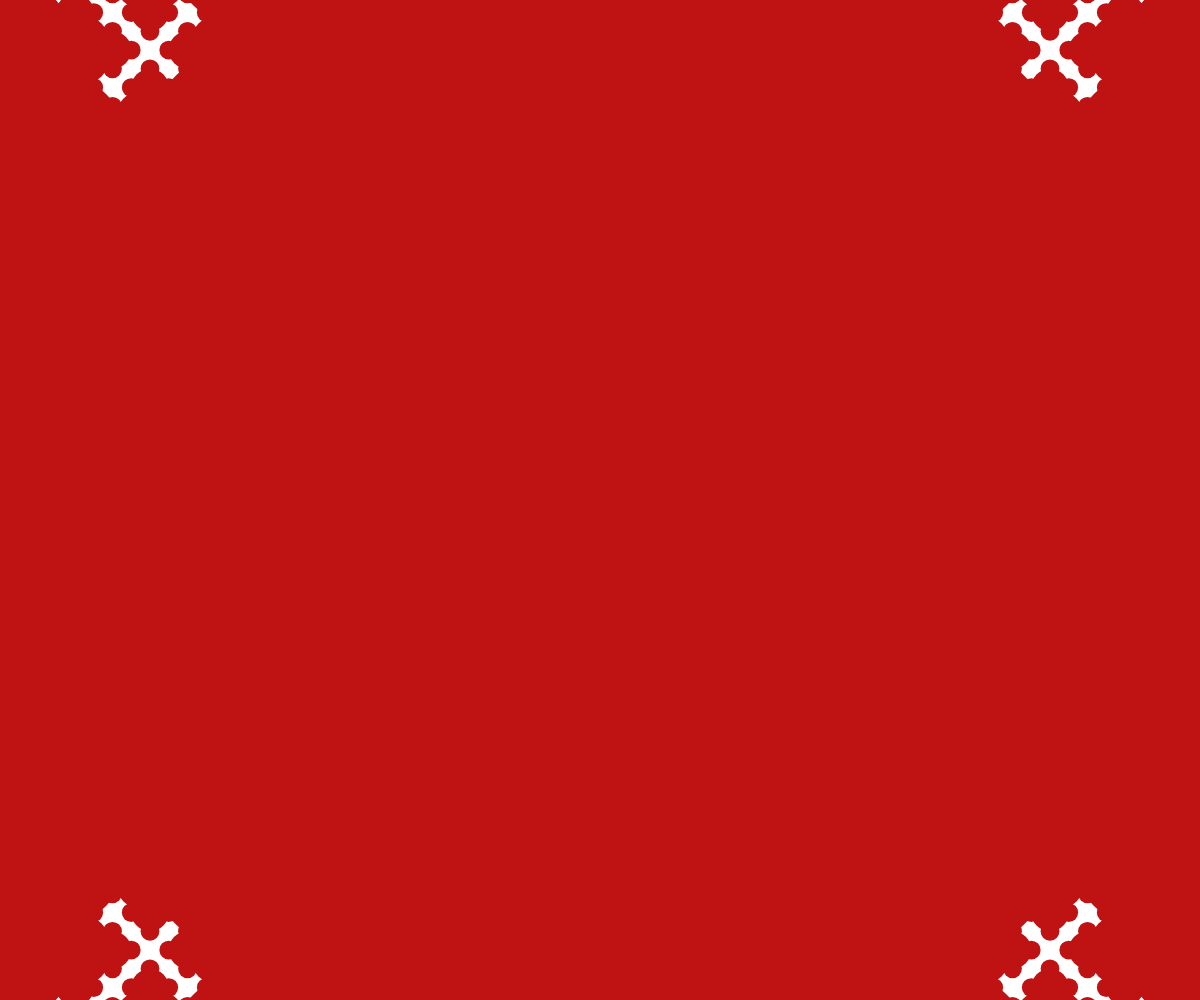
Frame 1 (no input)
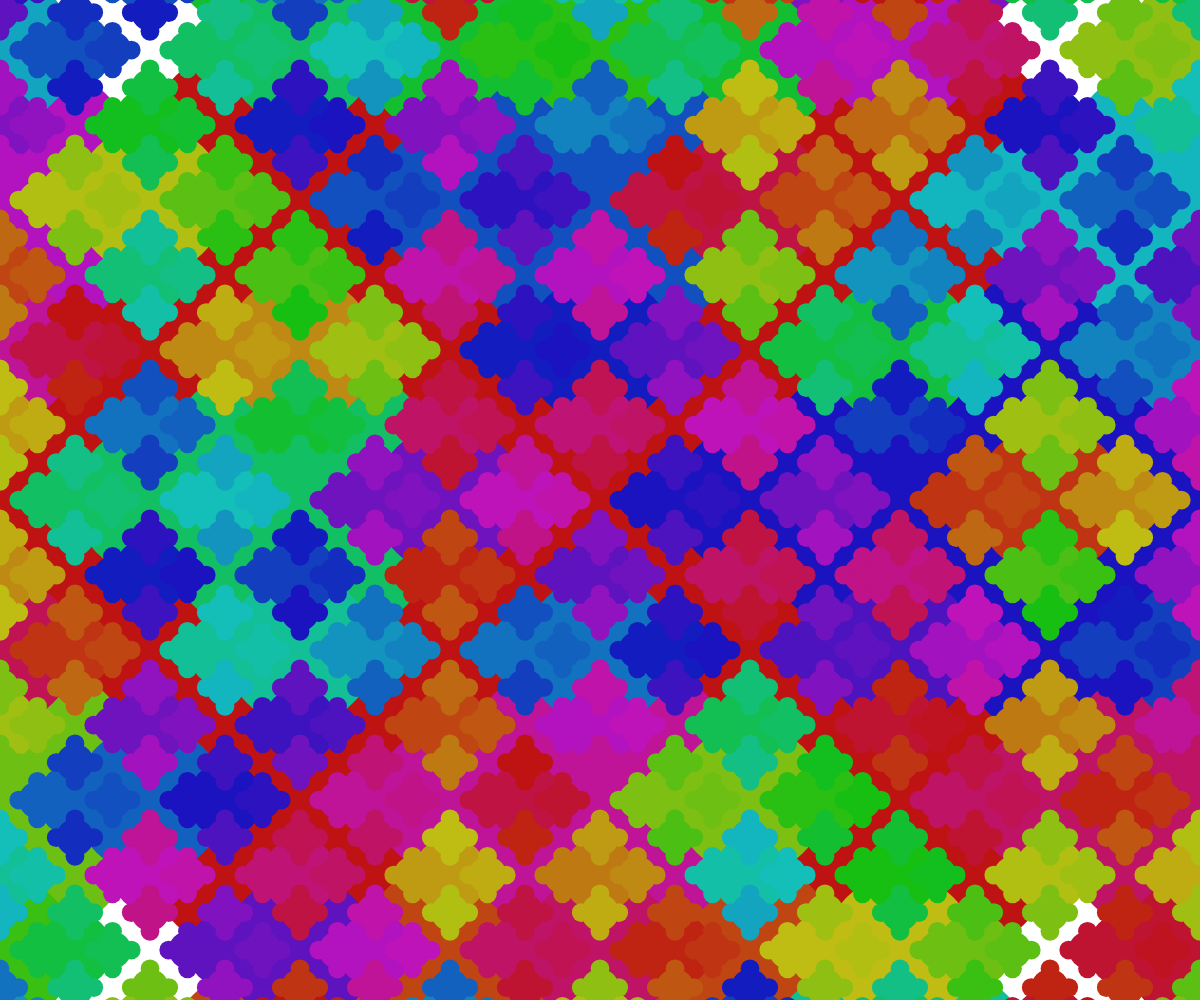
Frame 60 (no input)
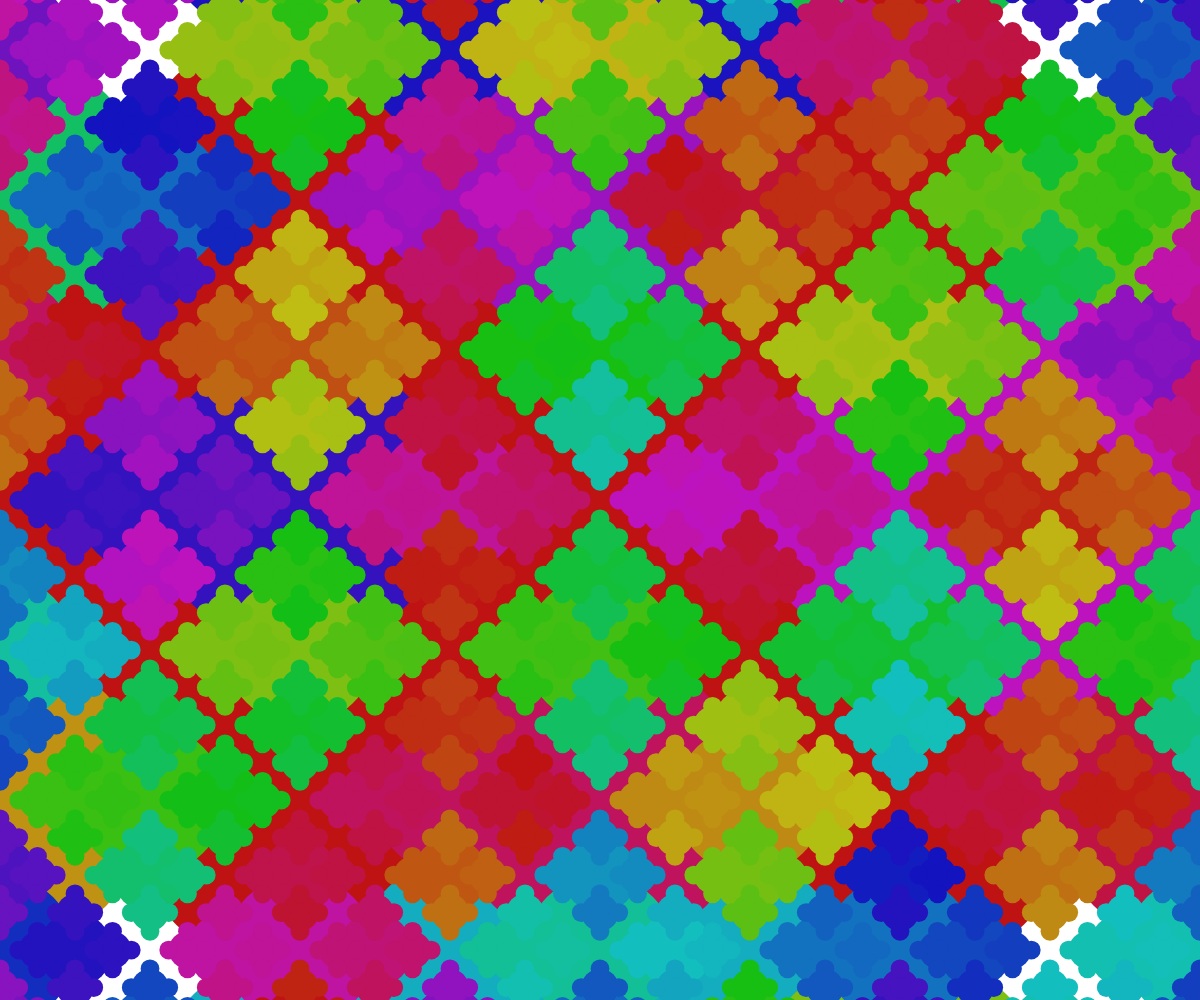
Frame 120 (the mouse pressed at the canvas centre since frame 60)

The p5.js sketch that drew these frames (run headless with seeded random() and noise() and a simulated clock; from frame 60 on, the mouse is pressed at the canvas centre):

// p5.js sketch
// ── sketch.js
var times = 0;
function setup() {
  createCanvas(windowWidth,windowHeight);
  colorMode(HSB);
}

function draw() {
  background(255);
  drawCircle(width/2,height/2,width,width);
  times = 0;
}

function drawCircle(x,y,radius) {
  fill(times % 355,90,75)
  noStroke();
  ellipse(x,y,radius,radius);
  if (radius > 25) {
    drawCircle(x-radius/2,y,radius/2,radius/2);
    drawCircle(x+radius/2,y,radius/2,radius/2);
    drawCircle(x,y-radius/2,radius/2,radius/2);
    drawCircle(x,y+radius/2,radius/2,radius/2);
    times += 355 / frameCount;
  }
}
